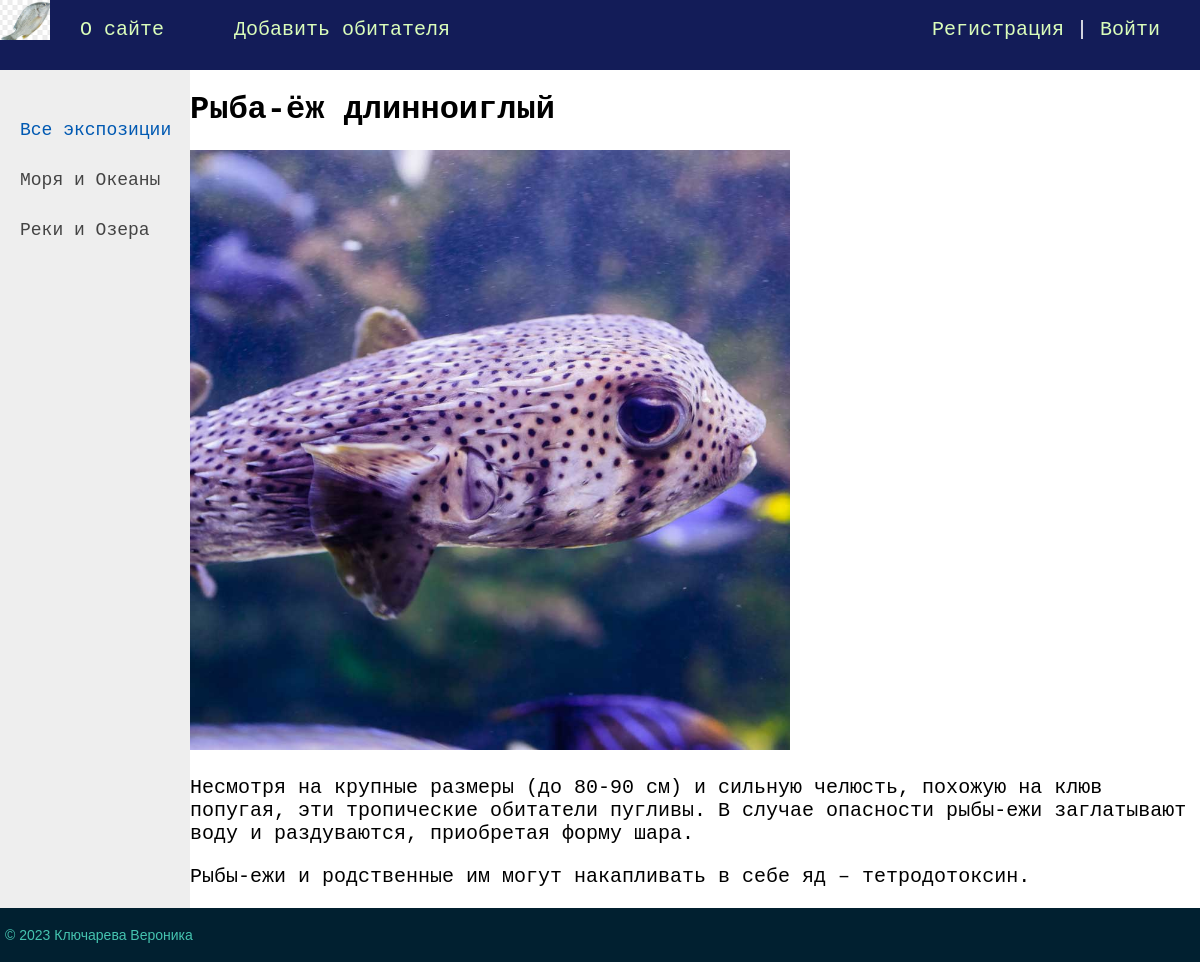
Page /post/ryba-yozh-dlinnoiglyj/ on the committed database.
### website/models.py (models this page shows, shortened)
class Category(models.Model):
    name = models.CharField(max_length=100, db_index=True, verbose_name="Экспозиция")
    slug = models.SlugField(max_length=255, unique=True, db_index=True, verbose_name="URL")
    def get_absolute_url(self):
        return reverse('category', kwargs={'cat_slug': self.slug})
    class Meta:
        verbose_name = 'Экспозиция'
        verbose_name_plural = 'Экспозиции'
        ordering = ['id']

class Fish(models.Model):
    title = models.CharField(max_length=255, verbose_name="Заголовок")
    slug = models.SlugField(max_length=255, unique=True, db_index=True, verbose_name="URL")
    content = models.TextField(blank=True, verbose_name="Текст статьи")
    photo = models.ImageField(upload_to="photos/%Y/%m/%d/", verbose_name="Фото")
    time_create = models.DateTimeField(auto_now_add=True, verbose_name="Время создания")
    time_update = models.DateTimeField(auto_now=True, verbose_name="Время изменения")
    is_published = models.BooleanField(default=True, verbose_name="Публикация")
    cat = models.ForeignKey('Category', on_delete=models.PROTECT, verbose_name="Экспозиция")
    def __str__(self):
        return self.title
    class Meta:
        verbose_name = 'Жители океанариума'
        verbose_name_plural = 'Жители океанариума'
        ordering = ['id']

### website/views.py (the view)
# urls.py: path('post/<slug:post_slug>/', ShowPost.as_view(), name='post'),
class ShowPost(DataMixin, DetailView):
    model = Fish
    template_name = 'fish/post.html'
    slug_url_kwarg = 'post_slug'
    context_object_name = 'post'
    def get_context_data(self, *, object_list=None, **kwargs):
        context = super().get_context_data(**kwargs)
        c_def = self.get_user_context(title=context['post'])
        return dict(list(context.items()) + list(c_def.items()))

### website/utils.py (called while the page is built)
    def get_user_context(self, **kwargs):
        context = kwargs
        cats = Category.objects.annotate(Count('fish'))
        user_menu = menu.copy()
        if not self.request.user.is_authenticated:
            user_menu.pop(1)
        context['menu'] = user_menu
        context['cats'] = cats
        if 'cat_selected' not in context:
            context['cat_selected'] = 0
        return context

### website/templates/fish/post.html
{% extends 'fish/base.html' %}
{% block content %}
<h1>{{post.title}}</h1>
{% if post.photo %}
<p><img class="img-main" src="{{post.photo.url}}"></p>
{% endif %}
{{post.content|linebreaks}}
{% endblock %}

### website/templates/fish/base.html (shortened to what this page needs)
{% load static %}
<!DOCTYPE html>
<html>
<head>
	<link type="text/css" href="{% static 'fish/css/styles1.css' %}" rel="stylesheet" />
</head>
<body>
<table class="table-page" border=0 cellpadding="0" cellspacing="0">
<tr><td valign=top>
{% block mainmenu %}
		<div class="header">
			<ul id="mainmenu" class="mainmenu">
			<li class="logo"><a href="{% url 'home' %}"><div class="logo"></div></a></li>
{% for m in menu %}
			<li><a href="{% url m.url_name %}">{{m.title}}</a></li>
{% endfor %}
				{% if request.user.is_authenticated %}
				<li class="last"> {{user.username}} | <a href="{% url 'logout' %}">Выйти</a></li>
				{% else %}
				<li class="last"><a href="{% url 'register' %}">Регистрация</a> | <a href="{% url 'login' %}">Войти</a></li>
				{% endif %}
			</ul>
		</div>
{% endblock mainmenu %}
<table class="table-content" border=0 cellpadding="0" cellspacing="0">
<tr>
	<td valign="top" class="left-chapters">
	<ul id="leftchapters">
{% if cat_selected == 0 %}
		<li class="selected">Все экспозиции</li>
{% else %}
		<li><a href="{% url 'home' %}">Все экспозиции</a></li>
{% endif %}
{% for c in cats %}
{% if c.fish__count > 0 %}
	{% if c.pk == cat_selected %}
		<li class="selected">{{c.name}}</li>
	{% else %}
		<li><a href="{{ c.get_absolute_url }}">{{c.name}}</a></li>
	{% endif %}
{% endif %}
{% endfor %}
	</ul>
</td>
<td valign="top" class="content">
	<div class="content-text">
{% block content %}
{% endblock %}
	</div>
</td></tr></table>
</td></tr>
<tr><td valign=top>
	<div id="footer">
		<p>&copy; 2023 Ключарева Вероника</p>
	</div>
</td></tr></table>
</body>
</html>

### website/static/fish/css/styles1.css (style rules this page uses)
html, body { font-family: 'Courier New'; margin: 0; padding: 0; height: 100%; width: 100%; color: #444; }
a { color: #0059b2; text-decoration: none; }
img { max-width: 600px; height: auto; }
.table-page { width: 100%; height: 100%; vertical-align: top; }
.table-page tr { height: 100%; }
.header { background: #131c58; height: 70px; }
.logo { background: url('../images/logo.jpg'); width: 50px; height: 50px; background-repeat: no-repeat; background-size: cover; background-position: center; }
ul.mainmenu { list-style: none; margin: 0; padding: 0; height: 40px; color: #fcfcfc; font-size: 20px; overflow: hidden; }
ul.mainmenu li { float: left; margin: 18px 40px 0 30px; }
ul.mainmenu li.logo { margin: 0; }
ul.mainmenu li.last { float: right; }
ul.mainmenu li a { color: #DAFDBA; text-decoration: none; }
.table-content { width: 100%; min-height: 100%; height: 100%; }
.left-chapters { margin: 0; background: #eee; min-height: 100%; }
.left-chapters ul { width: 160px; min-height: 100%; margin: 0; padding: 20px 10px 10px 20px; list-style: none; font-size: 18px; }
.left-chapters ul li { margin: 30px 0 0 0; color: #999; }
.left-chapters ul li.selected { color: #0059b2; }
.left-chapters ul li a { color: #444; text-decoration: none; }
.content { background: #eee padding: 40px 20px 20px 40px; width: 100%; box-sizing: border-box; }
.content-text { background: #eee margin: 60px 0 0 30px; color: #000; font-size: 20px; font-family: Courier New; }
.content-text h1 { font-size: 32px; }
#footer { box-sizing: border-box; background: #012030; padding: 5px; color: #45C4B0; font-size: 14px; font-family: Verdana, Geneva, Arial, Helvetica; text-align: left; overflow: hidden; }

### rows in the picture
Category: name "Моря и Океаны"
Category: name "Реки и Озера"
Fish: title "Рыба-ёж длинноиглый", photo (picture), content "Несмотря на крупные размеры (до 80-90 см) и сильную челюсть, похожую на клюв попугая, эти тропические обитатели пугливы. В случае опасности рыбы-ежи заглатывают воду и раздуваются, приобретая форму шара. Рыбы-ежи и родственные им могут накапливать в себе яд – тетродотоксин."

### other values in the picture
{{ m.title }} "О сайте" "Добавить обитателя"
